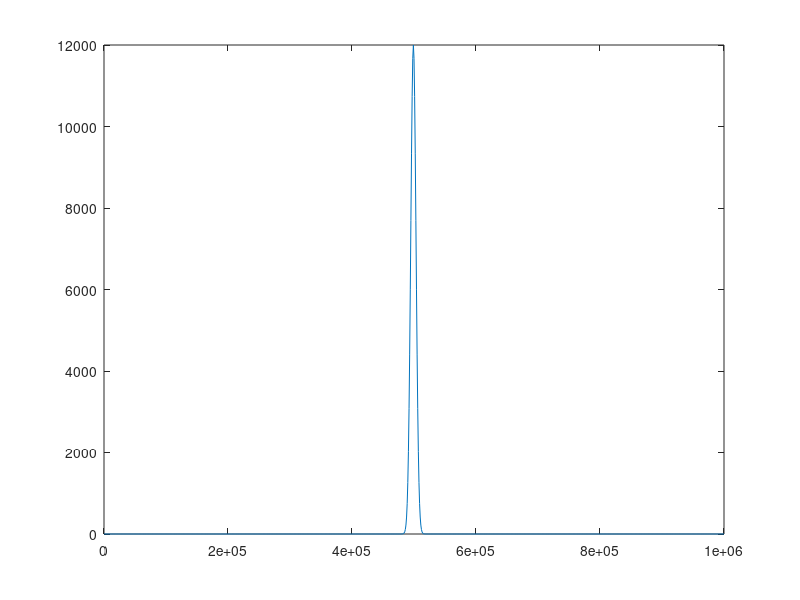

Write the MATLAB code that produced this figure. (Note: this script raises an error after producing the figure.)
x=0:1e3:1000e3;
f = 1e-4;
ubar = .25;
xc = floor(length(x)/2);
xc = x(xc);
amp = 12e3;
width = amp/2;
y = amp*exp( - ((x-xc)/width).^2);

plot(x, y);
xc = 120e3;
rampwidth=80e3;
facTau = 1/2.*(1+tanh( (x-xc)./rampwidth));
% facTau = 1;
% tau = facTau.*taumag.*ones(size(x));

tau = .1.*facTau.*ones(size(x))/1035;
tau = tau-tau(1);
zetabase = 0;.1*f;
out = SolveFrontEkman(x, y, ubar, zetabase, tau, f);

% Vorticity Budget
vort = gradient(out.v.', out.l.');
% vort = (out.v(2:end)-out.v(1:end-1))./(out.l(2:end)-out.l(1:end-1));
adv = ubar.*4*del2(out.v, out.l);
tilting = (f+2*out.omega).*gradient(out.u, out.l);
ekadv = out.u.*gradient(2*out.omega, out.l);
forcing = gradient(out.taun, out.l);

%%
figure
subplot(2,1,1);
xc = floor(length(x)/2);
xc = x(xc);
inds =440:575;
xn = x(inds)./nrm; yn = y(inds)/nrm; 
quiver(xn-xn(1), yn, out.ux(inds), out.vy(inds));
hold on; plot(xn-xn(1), yn, 'LineWidth', 2); hold off
width = 2*pi./(f./ubar);
axis equal
set(gca, 'ylim', [-1 1].*1);
set(gca, 'xlim', [0 7.5])
% set(gca, 'xlim', [xc-4*width xc+4*width]);
% set(gca, 'ylim', [-2.5*amp 2.5*amp])
% cb = colorbar;
% set(cb, 'visible', 'off')
% axis equal
hold on
% quiver(.5, .75, tau(end), 0)
hold off
grid on
xlabel('$x/\lambda_n$', 'Interpreter', 'Latex');
ylabel('$y/\lambda_n$', 'Interpreter', 'Latex');
set(gca, 'FontSize', 20);

subplot(2,1,2)
% plot(xn-xn(1), vort(inds), 'LineWidth', 2);
hold on
plot(xn-xn(1), adv(inds), 'LineWidth', 2);
plot(xn-xn(1), tilting(inds), 'LineWidth', 2);
plot(xn-xn(1), ekadv(inds), 'LineWidth', 2);
plot(xn-xn(1), forcing(inds), 'LineWidth', 2);
legend('Advection','Stretching','Parametric', 'Forcing', 'location', 'NorthWest');
hold off
set(gca, 'xlim', [0 7.5])
grid on
box on
set(gca, 'FontSize', 20);
xlabel('$x/\lambda_n$', 'Interpreter', 'Latex');
ylabel('\int \zeta dz (m/s)');
set(gcf, 'Color', 'w', 'Position', [   675   374   805   601]);

%%
fs=14;
figure
subplot(3,1,1);
xc = floor(length(x)/2);
xc = x(xc);
inds =440:575;
xn = x(inds)./nrm; yn = y(inds)/nrm; 
quiver(xn-xn(1), yn, out.ux(inds), out.vy(inds));
hold on; plot(xn-xn(1), yn, 'LineWidth', 2); hold off
width = 2*pi./(f./ubar);
axis equal
set(gca, 'ylim', [-1 1].*1);
set(gca, 'xlim', [0 7.5])
% set(gca, 'xlim', [xc-4*width xc+4*width]);
% set(gca, 'ylim', [-2.5*amp 2.5*amp])
% cb = colorbar;
% set(cb, 'visible', 'off')
% axis equal
hold on
% quiver(.5, .75, tau(end), 0)
hold off
grid on
xlabel('$x/\lambda_n$', 'Interpreter', 'Latex');
ylabel('$y/\lambda_n$', 'Interpreter', 'Latex');
set(gca, 'FontSize', fs);
title('Ekman Transport');

subplot(3,1,2)
% plot(xn-xn(1), vort(inds), 'LineWidth', 2);
hold on
plot(xn-xn(1), adv(inds), 'LineWidth', 2);
plot(xn-xn(1), tilting(inds), 'LineWidth', 2);
plot(xn-xn(1), ekadv(inds), 'LineWidth', 2);
plot(xn-xn(1), forcing(inds), 'LineWidth', 2);
legend('Advection','Stretching','Parametric', 'Forcing', 'location', 'NorthWest');
hold off
set(gca, 'xlim', [0 7.5])
grid on
box on
set(gca, 'FontSize', fs);
xlabel('$x/\lambda_n$', 'Interpreter', 'Latex');
title('Vorticity Budget Terms');
ylabel('m/s^2');

subplot(3,1,3)
plot(xn-xn(1), cumtrapz(out.l(inds),adv(inds)./ubar), 'LineWidth', 2);
hold on
plot(xn-xn(1), cumtrapz(out.l(inds),tilting(inds)./ubar), 'LineWidth', 2);
plot(xn-xn(1), cumtrapz(out.l(inds),ekadv(inds)./ubar), 'LineWidth', 2);
plot(xn-xn(1), cumtrapz(out.l(inds),forcing(inds)./ubar), 'LineWidth', 2);
hold off
set(gca, 'xlim', [0 7.5])
grid on
box on
set(gca, 'FontSize', fs);
xlabel('$x/\lambda_n$', 'Interpreter', 'Latex');
title('Cumulative Vorticity Budget');
ylabel('m^2/s^2')
set(gcf, 'Color', 'w', 'Position', [  269   287   623   685]);
